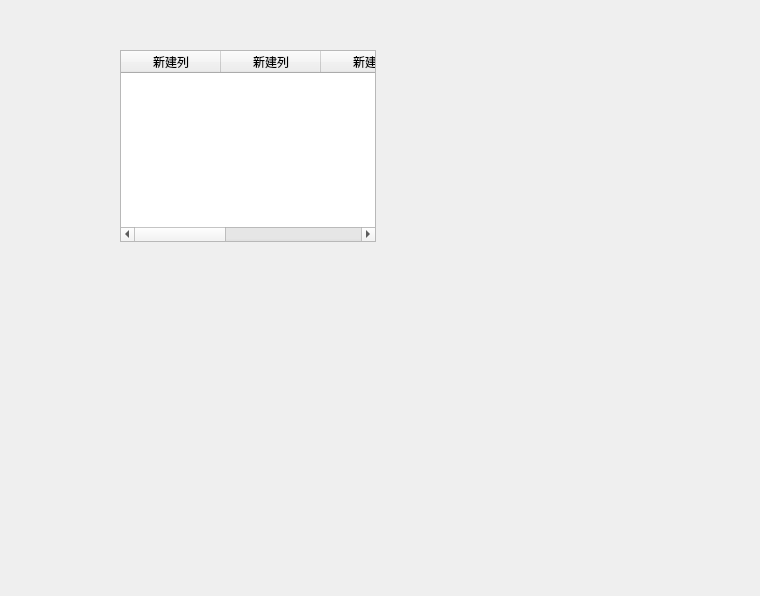
<?xml version="1.0" encoding="UTF-8"?>
<ui version="4.0">
 <class>Widget</class>
 <widget class="QWidget" name="Widget">
  <property name="geometry">
   <rect>
    <x>0</x>
    <y>0</y>
    <width>760</width>
    <height>596</height>
   </rect>
  </property>
  <property name="windowTitle">
   <string>Widget</string>
  </property>
  <widget class="QTableWidget" name="tableWidget">
   <property name="geometry">
    <rect>
     <x>120</x>
     <y>50</y>
     <width>256</width>
     <height>192</height>
    </rect>
   </property>
   <column>
    <property name="text">
     <string>新建列</string>
    </property>
   </column>
   <column>
    <property name="text">
     <string>新建列</string>
    </property>
   </column>
   <column>
    <property name="text">
     <string>新建列</string>
    </property>
   </column>
   <column>
    <property name="text">
     <string>新建列</string>
    </property>
   </column>
   <column>
    <property name="text">
     <string>新建列</string>
    </property>
   </column>
  </widget>
 </widget>
 <resources/>
 <connections/>
</ui>
